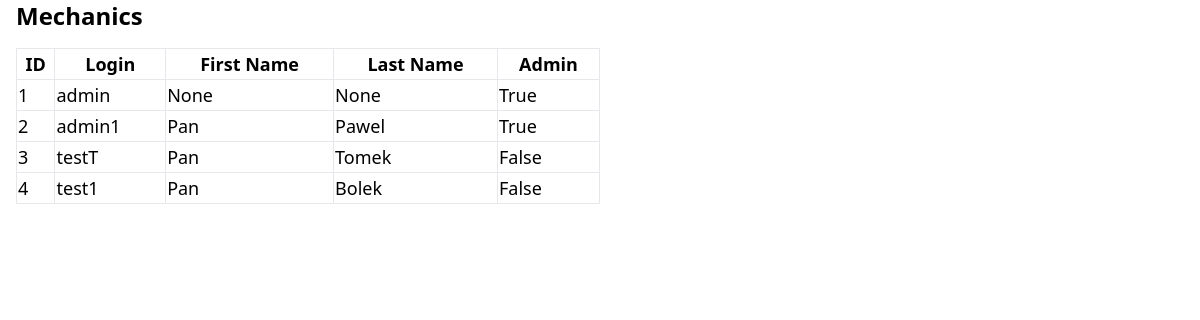
Page /mechanics/ on the earlier database version.
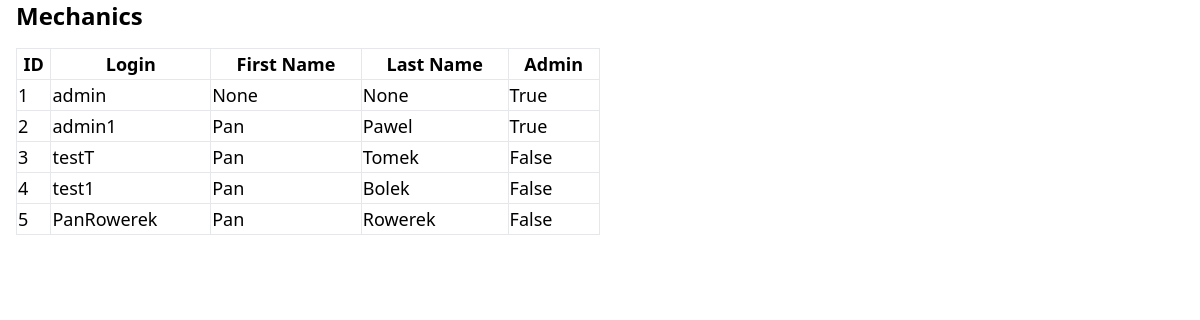
Same page on the later database version.
### sql_app/models.py (models this page shows)
class Mechanic(Base):
    __tablename__ = "mechanics"
    id = Column(Integer, primary_key=True, index=True)
    login = Column(String, unique = True)
    first_name = Column(String)
    last_name = Column(String)
    hashed_password = Column(String)
    is_admin = Column(Boolean, default=False)
    repairs = relationship("Repair", back_populates="mechanic")

### sql_app/main.py (the view)
@app.get("/mechanics/", response_model=list[schemas.Mechanic])
def read_mechanics(request: Request, db: Session = Depends(get_db)):
    mechanics = crud.get_mechanics(db)
    print(type(mechanics))
    context = {"request": request, "mechanics": mechanics}
    return templates.TemplateResponse("mechanics.html", context)

### sql_app/templates/mechanics.html (shortened to what this page needs)
{% extends "base.html" %}
{% block content %}
  <div class="mx-4">
    <p class="text-2xl font-bold mb-4">Mechanics</p>
    <table class="min-w-[50%] mb-4">
      <thead class="border-b text-lg">
        <tr>
          <th class="border">ID</th>
          <th class="border">Login</th>
          <th class="border">First Name</th>
          <th class="border">Last Name</th>
          <th class="border">Admin</th>
        </tr>
        {% for mechanic in mechanics %}
        <tr>
            <td class="border">{{mechanic.id}}</td>
            <td class="border">{{mechanic.login}}</td>
            <td class="border">{{mechanic.first_name}}</td>
            <td class="border">{{mechanic.last_name}}</td>
            <td class="border">{{mechanic.is_admin}}</td>
        </tr>
        {% endfor %}
      </thead>
    </table>
  </div>
{% endblock %}

### sql_app/templates/base.html (shortened to what this page needs)
<!DOCTYPE html>
<head>
  <script src="https://cdn.tailwindcss.com"></script>
</head>
<body>
	{% block content %}
	{% endblock %}
</body>
</html>

Differences in the rows shown:
added Mechanic: id "5", login "PanRowerek", first_name "Pan", last_name "Rowerek", is_admin "False"
